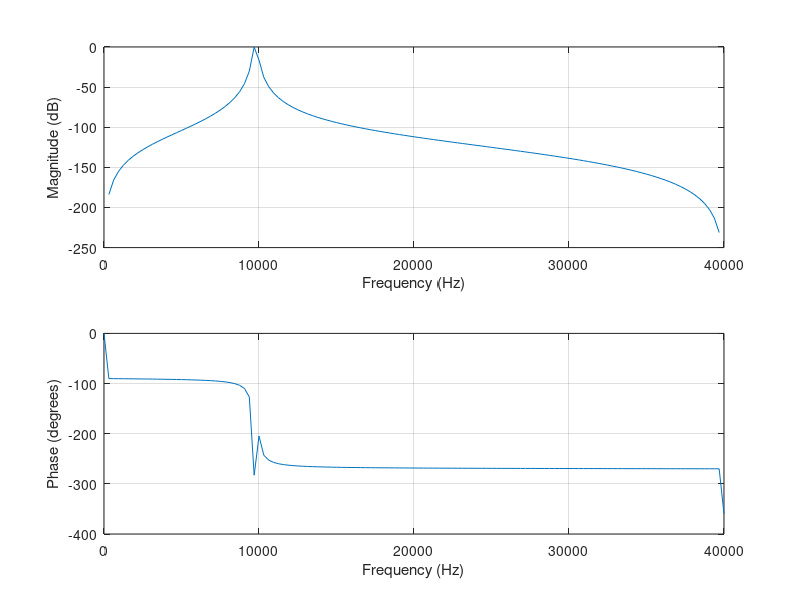

This figure's MATLAB source:
clear; close all; clc;

%%

f1 = 24E3;
f2 = 40E6 / 2^10;
f3 = 1E6;

t = 0:1/f3/2:400E-6;

y1 = sin(2*pi*f1*t);
y2 = 0.5*sin(2*pi*f2*t + pi/8);
y3 = sin(2*pi*f3*t + pi/4);

y = y1+y2+y3;

figure;
plot(t,y);

%%

Fs = 160E3;
%Ts = 1/Fs;
fsig = 40E6 / 2^10;

fc = [fsig-0.5E3, fsig+0.5E3] / Fs;
fs = [35E3, 42E3] / Fs;
Rc = 3;
Rs = 40;
[n, Wn] = buttord(fc, fs, Rc, Rs);
[B, A] = butter(n, Wn);
freqz(B, A, 128, 80000);



%fcn = fc / (Fs/2);
wc = 2*pi*fc;
[B, A] = butter(2, wc, 'bandpass', 's');

y_cond = filter(B, A, y);

figure;
plot(t,y_cond);

